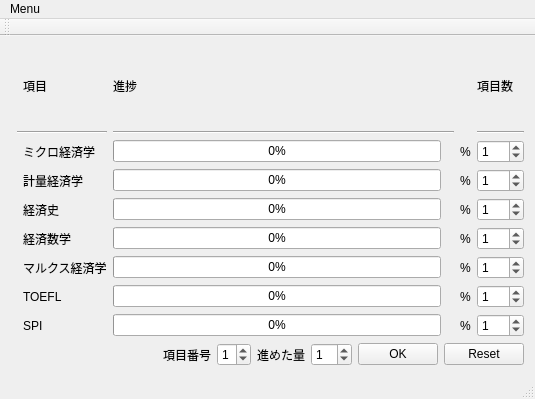
<?xml version="1.0" encoding="UTF-8"?>
<ui version="4.0">
 <class>MainWindow</class>
 <widget class="QMainWindow" name="MainWindow">
  <property name="geometry">
   <rect>
    <x>0</x>
    <y>0</y>
    <width>535</width>
    <height>399</height>
   </rect>
  </property>
  <property name="windowTitle">
   <string>MainWindow</string>
  </property>
  <widget class="QWidget" name="centralWidget">
   <layout class="QGridLayout" name="gridLayout_2">
    <item row="1" column="0">
     <layout class="QHBoxLayout" name="horizontalLayout">
      <item>
       <spacer name="horizontalSpacer">
        <property name="orientation">
         <enum>Qt::Horizontal</enum>
        </property>
        <property name="sizeHint" stdset="0">
         <size>
          <width>40</width>
          <height>20</height>
         </size>
        </property>
       </spacer>
      </item>
      <item>
       <widget class="QLabel" name="label_3">
        <property name="text">
         <string>項目番号</string>
        </property>
       </widget>
      </item>
      <item>
       <widget class="QSpinBox" name="spinBox_choose">
        <property name="maximum">
         <number>7</number>
        </property>
        <property name="value">
         <number>1</number>
        </property>
       </widget>
      </item>
      <item>
       <widget class="QLabel" name="label_6">
        <property name="text">
         <string>進めた量</string>
        </property>
       </widget>
      </item>
      <item>
       <widget class="QSpinBox" name="spinBox_page">
        <property name="value">
         <number>1</number>
        </property>
       </widget>
      </item>
      <item>
       <widget class="QPushButton" name="pushButton">
        <property name="text">
         <string>OK</string>
        </property>
       </widget>
      </item>
      <item>
       <widget class="QPushButton" name="pushButton_2">
        <property name="text">
         <string>Reset</string>
        </property>
       </widget>
      </item>
     </layout>
    </item>
    <item row="0" column="0">
     <layout class="QGridLayout" name="gridLayout">
      <item row="7" column="4">
       <widget class="QLabel" name="l3">
        <property name="text">
         <string/>
        </property>
       </widget>
      </item>
      <item row="5" column="6">
       <widget class="QSpinBox" name="spinBox_2">
        <property name="maximum">
         <number>999</number>
        </property>
        <property name="value">
         <number>1</number>
        </property>
       </widget>
      </item>
      <item row="10" column="6">
       <widget class="QSpinBox" name="spinBox_5">
        <property name="maximum">
         <number>999</number>
        </property>
        <property name="value">
         <number>1</number>
        </property>
       </widget>
      </item>
      <item row="10" column="2">
       <widget class="QLabel" name="label_9">
        <property name="text">
         <string>マルクス経済学</string>
        </property>
       </widget>
      </item>
      <item row="3" column="3">
       <widget class="QProgressBar" name="progressBar_1">
        <property name="value">
         <number>0</number>
        </property>
       </widget>
      </item>
      <item row="2" column="1" colspan="2">
       <widget class="Line" name="line">
        <property name="orientation">
         <enum>Qt::Horizontal</enum>
        </property>
       </widget>
      </item>
      <item row="7" column="2">
       <widget class="QLabel" name="label_8">
        <property name="text">
         <string>経済史</string>
        </property>
       </widget>
      </item>
      <item row="9" column="2">
       <widget class="QLabel" name="label_2">
        <property name="text">
         <string>経済数学</string>
        </property>
       </widget>
      </item>
      <item row="3" column="2">
       <widget class="QLabel" name="label">
        <property name="text">
         <string>ミクロ経済学</string>
        </property>
       </widget>
      </item>
      <item row="1" column="3">
       <widget class="QLabel" name="label_24">
        <property name="text">
         <string>進捗</string>
        </property>
       </widget>
      </item>
      <item row="3" column="6">
       <widget class="QSpinBox" name="spinBox_1">
        <property name="maximum">
         <number>999</number>
        </property>
        <property name="value">
         <number>1</number>
        </property>
       </widget>
      </item>
      <item row="12" column="2">
       <widget class="QLabel" name="label_27">
        <property name="text">
         <string>SPI</string>
        </property>
       </widget>
      </item>
      <item row="11" column="6">
       <widget class="QSpinBox" name="spinBox_6">
        <property name="maximum">
         <number>999</number>
        </property>
        <property name="value">
         <number>1</number>
        </property>
       </widget>
      </item>
      <item row="2" column="3" colspan="2">
       <widget class="Line" name="line_3">
        <property name="orientation">
         <enum>Qt::Horizontal</enum>
        </property>
       </widget>
      </item>
      <item row="2" column="0">
       <widget class="Line" name="line_2">
        <property name="orientation">
         <enum>Qt::Horizontal</enum>
        </property>
       </widget>
      </item>
      <item row="1" column="2">
       <widget class="QLabel" name="label_23">
        <property name="text">
         <string>項目</string>
        </property>
       </widget>
      </item>
      <item row="5" column="2">
       <widget class="QLabel" name="label_5">
        <property name="text">
         <string>計量経済学</string>
        </property>
       </widget>
      </item>
      <item row="2" column="6">
       <widget class="Line" name="line_4">
        <property name="orientation">
         <enum>Qt::Horizontal</enum>
        </property>
       </widget>
      </item>
      <item row="10" column="4">
       <widget class="QLabel" name="l5">
        <property name="text">
         <string/>
        </property>
       </widget>
      </item>
      <item row="9" column="3">
       <widget class="QProgressBar" name="progressBar_4">
        <property name="value">
         <number>0</number>
        </property>
       </widget>
      </item>
      <item row="10" column="3">
       <widget class="QProgressBar" name="progressBar_5">
        <property name="value">
         <number>0</number>
        </property>
       </widget>
      </item>
      <item row="11" column="3">
       <widget class="QProgressBar" name="progressBar_6">
        <property name="value">
         <number>0</number>
        </property>
       </widget>
      </item>
      <item row="7" column="3">
       <widget class="QProgressBar" name="progressBar_3">
        <property name="value">
         <number>0</number>
        </property>
       </widget>
      </item>
      <item row="12" column="3">
       <widget class="QProgressBar" name="progressBar_7">
        <property name="value">
         <number>0</number>
        </property>
       </widget>
      </item>
      <item row="7" column="6">
       <widget class="QSpinBox" name="spinBox_3">
        <property name="maximum">
         <number>999</number>
        </property>
        <property name="value">
         <number>1</number>
        </property>
       </widget>
      </item>
      <item row="9" column="6">
       <widget class="QSpinBox" name="spinBox_4">
        <property name="maximum">
         <number>999</number>
        </property>
        <property name="value">
         <number>1</number>
        </property>
       </widget>
      </item>
      <item row="11" column="2">
       <widget class="QLabel" name="label_10">
        <property name="text">
         <string>TOEFL</string>
        </property>
       </widget>
      </item>
      <item row="1" column="6">
       <widget class="QLabel" name="label_4">
        <property name="text">
         <string>項目数</string>
        </property>
       </widget>
      </item>
      <item row="12" column="6">
       <widget class="QSpinBox" name="spinBox_7">
        <property name="maximum">
         <number>999</number>
        </property>
        <property name="value">
         <number>1</number>
        </property>
       </widget>
      </item>
      <item row="5" column="3">
       <widget class="QProgressBar" name="progressBar_2">
        <property name="value">
         <number>0</number>
        </property>
       </widget>
      </item>
      <item row="9" column="4">
       <widget class="QLabel" name="l4">
        <property name="text">
         <string/>
        </property>
       </widget>
      </item>
      <item row="11" column="4">
       <widget class="QLabel" name="l6">
        <property name="text">
         <string/>
        </property>
       </widget>
      </item>
      <item row="3" column="4">
       <widget class="QLabel" name="l1">
        <property name="text">
         <string/>
        </property>
       </widget>
      </item>
      <item row="12" column="4">
       <widget class="QLabel" name="l7">
        <property name="text">
         <string/>
        </property>
       </widget>
      </item>
      <item row="5" column="4">
       <widget class="QLabel" name="l2">
        <property name="text">
         <string/>
        </property>
       </widget>
      </item>
      <item row="3" column="5">
       <widget class="QLabel" name="label_7">
        <property name="text">
         <string>%</string>
        </property>
       </widget>
      </item>
      <item row="5" column="5">
       <widget class="QLabel" name="label_11">
        <property name="text">
         <string>%</string>
        </property>
       </widget>
      </item>
      <item row="7" column="5">
       <widget class="QLabel" name="label_12">
        <property name="text">
         <string>%</string>
        </property>
       </widget>
      </item>
      <item row="9" column="5">
       <widget class="QLabel" name="label_13">
        <property name="text">
         <string>%</string>
        </property>
       </widget>
      </item>
      <item row="10" column="5">
       <widget class="QLabel" name="label_14">
        <property name="text">
         <string>%</string>
        </property>
       </widget>
      </item>
      <item row="11" column="5">
       <widget class="QLabel" name="label_19">
        <property name="text">
         <string>%</string>
        </property>
       </widget>
      </item>
      <item row="12" column="5">
       <widget class="QLabel" name="label_26">
        <property name="text">
         <string>%</string>
        </property>
       </widget>
      </item>
     </layout>
    </item>
   </layout>
  </widget>
  <widget class="QMenuBar" name="menuBar">
   <property name="geometry">
    <rect>
     <x>0</x>
     <y>0</y>
     <width>535</width>
     <height>22</height>
    </rect>
   </property>
   <widget class="QMenu" name="menuMenue">
    <property name="title">
     <string>Menu</string>
    </property>
    <addaction name="actionCreate"/>
    <addaction name="actionView"/>
   </widget>
   <addaction name="menuMenue"/>
  </widget>
  <widget class="QToolBar" name="mainToolBar">
   <attribute name="toolBarArea">
    <enum>TopToolBarArea</enum>
   </attribute>
   <attribute name="toolBarBreak">
    <bool>false</bool>
   </attribute>
  </widget>
  <widget class="QStatusBar" name="statusBar"/>
  <action name="actionCreate">
   <property name="text">
    <string>Create</string>
   </property>
  </action>
  <action name="actionView">
   <property name="text">
    <string>View</string>
   </property>
  </action>
 </widget>
 <layoutdefault spacing="6" margin="11"/>
 <resources/>
 <connections/>
</ui>
